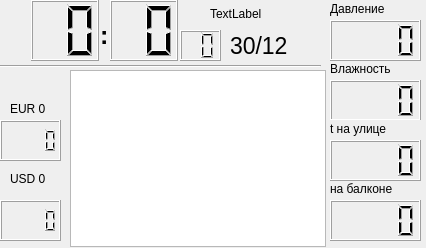
<?xml version="1.0" encoding="UTF-8"?>
<ui version="4.0">
 <class>MainWindow</class>
 <widget class="QMainWindow" name="MainWindow">
  <property name="geometry">
   <rect>
    <x>0</x>
    <y>0</y>
    <width>426</width>
    <height>248</height>
   </rect>
  </property>
  <property name="windowTitle">
   <string>MainWindow</string>
  </property>
  <widget class="QWidget" name="centralwidget">
   <widget class="QLCDNumber" name="lcdHour">
    <property name="geometry">
     <rect>
      <x>31</x>
      <y>0</y>
      <width>68</width>
      <height>61</height>
     </rect>
    </property>
    <property name="digitCount">
     <number>2</number>
    </property>
   </widget>
   <widget class="QLCDNumber" name="lcdMinute">
    <property name="geometry">
     <rect>
      <x>110</x>
      <y>0</y>
      <width>68</width>
      <height>61</height>
     </rect>
    </property>
    <property name="digitCount">
     <number>2</number>
    </property>
   </widget>
   <widget class="QLCDNumber" name="lcdSecond">
    <property name="geometry">
     <rect>
      <x>180</x>
      <y>30</y>
      <width>41</width>
      <height>31</height>
     </rect>
    </property>
    <property name="digitCount">
     <number>2</number>
    </property>
   </widget>
   <widget class="QLabel" name="label_3">
    <property name="geometry">
     <rect>
      <x>100</x>
      <y>20</y>
      <width>16</width>
      <height>31</height>
     </rect>
    </property>
    <property name="font">
     <font>
      <pointsize>19</pointsize>
      <weight>75</weight>
      <bold>true</bold>
     </font>
    </property>
    <property name="text">
     <string>:</string>
    </property>
   </widget>
   <widget class="Line" name="line">
    <property name="geometry">
     <rect>
      <x>0</x>
      <y>56</y>
      <width>321</width>
      <height>20</height>
     </rect>
    </property>
    <property name="orientation">
     <enum>Qt::Horizontal</enum>
    </property>
   </widget>
   <widget class="QLCDNumber" name="lcdHomeTemp">
    <property name="geometry">
     <rect>
      <x>330</x>
      <y>200</y>
      <width>91</width>
      <height>41</height>
     </rect>
    </property>
    <property name="smallDecimalPoint">
     <bool>true</bool>
    </property>
    <property name="digitCount">
     <number>4</number>
    </property>
   </widget>
   <widget class="QLCDNumber" name="lcdExtTemp">
    <property name="geometry">
     <rect>
      <x>330</x>
      <y>140</y>
      <width>91</width>
      <height>41</height>
     </rect>
    </property>
    <property name="smallDecimalPoint">
     <bool>true</bool>
    </property>
    <property name="digitCount">
     <number>4</number>
    </property>
   </widget>
   <widget class="QLCDNumber" name="lcdPressure">
    <property name="geometry">
     <rect>
      <x>330</x>
      <y>20</y>
      <width>91</width>
      <height>41</height>
     </rect>
    </property>
    <property name="smallDecimalPoint">
     <bool>true</bool>
    </property>
    <property name="digitCount">
     <number>4</number>
    </property>
   </widget>
   <widget class="QLCDNumber" name="lcdHumidity">
    <property name="geometry">
     <rect>
      <x>330</x>
      <y>80</y>
      <width>91</width>
      <height>41</height>
     </rect>
    </property>
    <property name="smallDecimalPoint">
     <bool>true</bool>
    </property>
    <property name="digitCount">
     <number>4</number>
    </property>
   </widget>
   <widget class="QLabel" name="label">
    <property name="geometry">
     <rect>
      <x>330</x>
      <y>0</y>
      <width>91</width>
      <height>17</height>
     </rect>
    </property>
    <property name="font">
     <font>
      <pointsize>9</pointsize>
     </font>
    </property>
    <property name="text">
     <string>Давление</string>
    </property>
   </widget>
   <widget class="QLabel" name="label_2">
    <property name="geometry">
     <rect>
      <x>330</x>
      <y>60</y>
      <width>91</width>
      <height>17</height>
     </rect>
    </property>
    <property name="font">
     <font>
      <pointsize>9</pointsize>
     </font>
    </property>
    <property name="text">
     <string>Влажность</string>
    </property>
   </widget>
   <widget class="QLabel" name="label_4">
    <property name="geometry">
     <rect>
      <x>330</x>
      <y>120</y>
      <width>91</width>
      <height>17</height>
     </rect>
    </property>
    <property name="font">
     <font>
      <pointsize>9</pointsize>
     </font>
    </property>
    <property name="autoFillBackground">
     <bool>true</bool>
    </property>
    <property name="text">
     <string>t на улице</string>
    </property>
   </widget>
   <widget class="QLabel" name="label_5">
    <property name="geometry">
     <rect>
      <x>330</x>
      <y>180</y>
      <width>91</width>
      <height>17</height>
     </rect>
    </property>
    <property name="font">
     <font>
      <pointsize>9</pointsize>
     </font>
    </property>
    <property name="text">
     <string>на балконе</string>
    </property>
   </widget>
   <widget class="QLabel" name="lblDate">
    <property name="geometry">
     <rect>
      <x>230</x>
      <y>30</y>
      <width>81</width>
      <height>31</height>
     </rect>
    </property>
    <property name="font">
     <font>
      <pointsize>17</pointsize>
     </font>
    </property>
    <property name="text">
     <string>30/12</string>
    </property>
   </widget>
   <widget class="QLabel" name="lblWeekday">
    <property name="geometry">
     <rect>
      <x>210</x>
      <y>5</y>
      <width>101</width>
      <height>17</height>
     </rect>
    </property>
    <property name="text">
     <string>TextLabel</string>
    </property>
   </widget>
   <widget class="QLCDNumber" name="lcdEUR">
    <property name="geometry">
     <rect>
      <x>0</x>
      <y>120</y>
      <width>61</width>
      <height>41</height>
     </rect>
    </property>
    <property name="smallDecimalPoint">
     <bool>true</bool>
    </property>
    <property name="digitCount">
     <number>4</number>
    </property>
   </widget>
   <widget class="QLCDNumber" name="lcdUSD">
    <property name="geometry">
     <rect>
      <x>0</x>
      <y>200</y>
      <width>61</width>
      <height>41</height>
     </rect>
    </property>
    <property name="smallDecimalPoint">
     <bool>true</bool>
    </property>
    <property name="digitCount">
     <number>4</number>
    </property>
   </widget>
   <widget class="QLabel" name="lblEUR">
    <property name="geometry">
     <rect>
      <x>10</x>
      <y>100</y>
      <width>67</width>
      <height>17</height>
     </rect>
    </property>
    <property name="text">
     <string>EUR 0</string>
    </property>
   </widget>
   <widget class="QLabel" name="lblUSD">
    <property name="geometry">
     <rect>
      <x>10</x>
      <y>170</y>
      <width>67</width>
      <height>17</height>
     </rect>
    </property>
    <property name="text">
     <string>USD 0</string>
    </property>
   </widget>
   <widget class="QGraphicsView" name="graphicsView">
    <property name="geometry">
     <rect>
      <x>70</x>
      <y>70</y>
      <width>256</width>
      <height>177</height>
     </rect>
    </property>
   </widget>
  </widget>
 </widget>
 <resources/>
 <connections/>
</ui>
